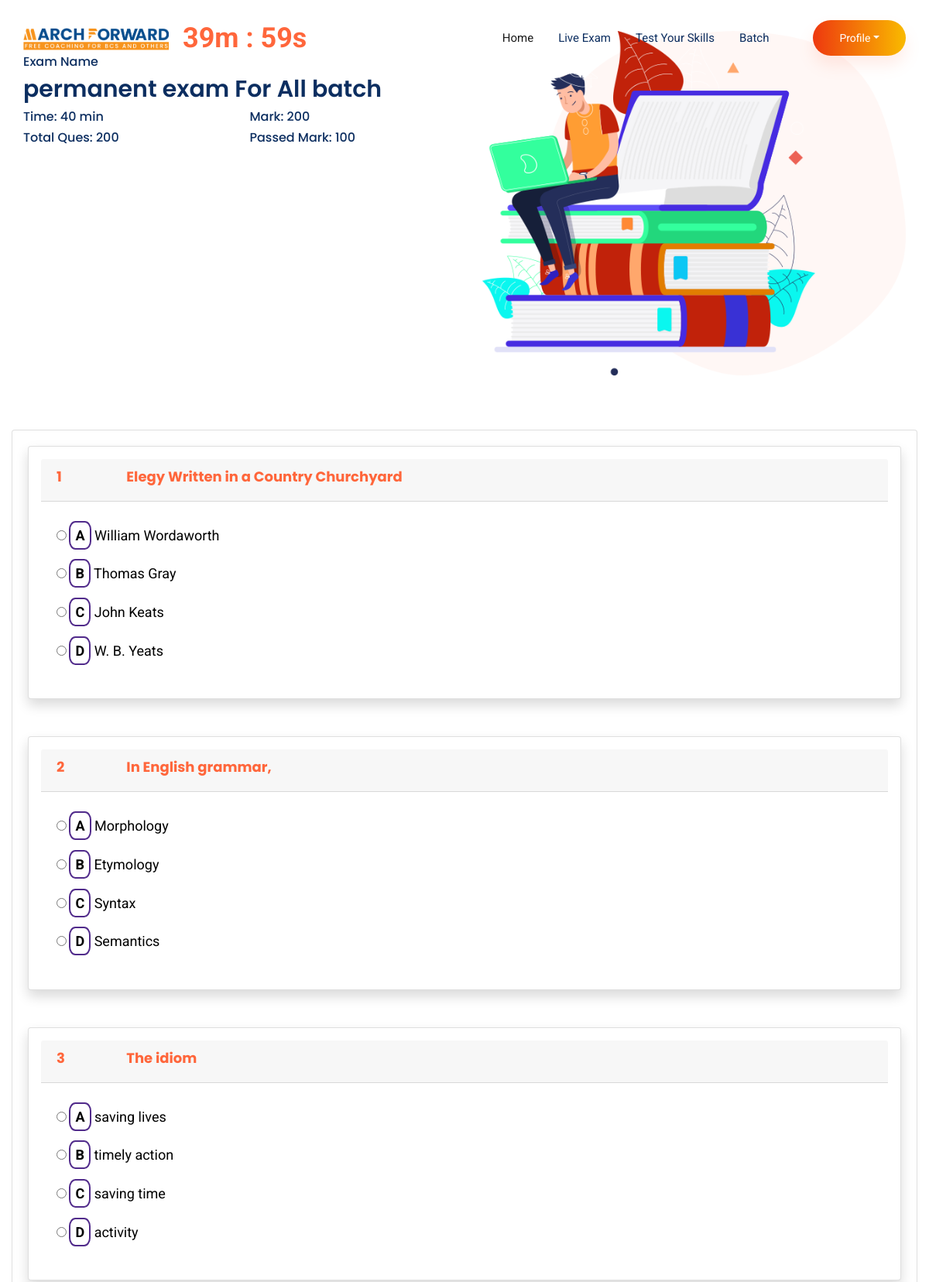
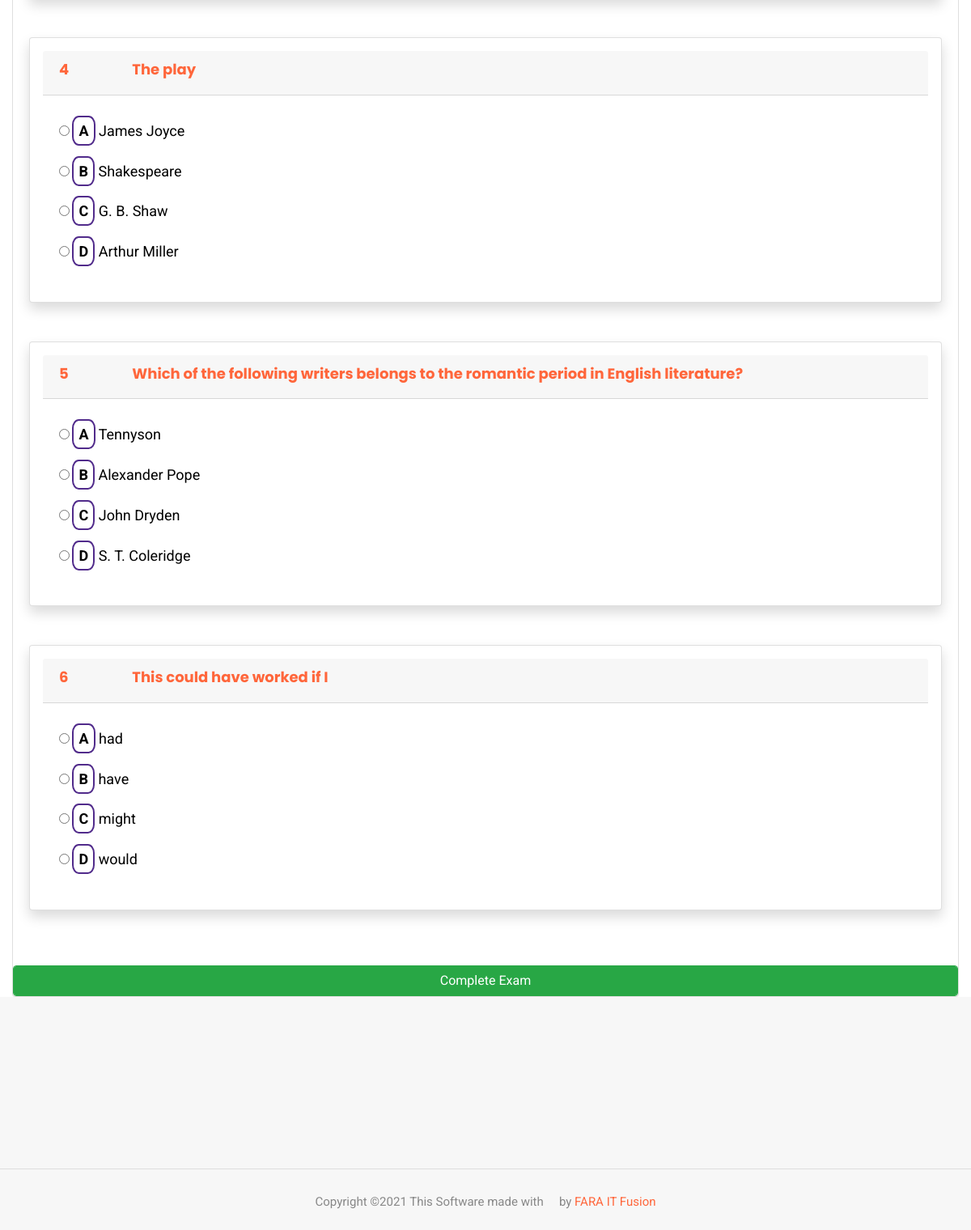
Page /start-permanent-exam.php?examID=4 on the committed database (2 pictures, top to bottom).
### tables this page shows
CREATE TABLE `exam` (
  `id` int(100) NOT NULL,
  `courseID` int(100) NOT NULL,
  `name` varchar(1000) NOT NULL,
  `examTime` int(10) NOT NULL,
  `examStatus` varchar(100) NOT NULL,
  `scheduleDate` varchar(255) NOT NULL,
  `scheduleTime` varchar(100) NOT NULL,
  `examEndTime` varchar(100) NOT NULL,
  `total_mark` varchar(255) NOT NULL,
  `passed_mark` varchar(255) NOT NULL,
  `minQuestionNum` int(100) NOT NULL,
  `maxQuestionNum` int(100) NOT NULL,
  `StartingAction` int(10) NOT NULL,
  `action` varchar(255) NOT NULL,
  `date` timestamp NOT NULL DEFAULT CURRENT_TIMESTAMP ON UPDATE CURRENT_TIMESTAMP
);

CREATE TABLE `questions` (
  `id` int(100) NOT NULL,
  `examID` int(100) NOT NULL,
  `questionName` varchar(5000) NOT NULL,
  `question_number` int(11) NOT NULL,
  `firstOptn` varchar(2000) NOT NULL,
  `secondOptn` varchar(2000) NOT NULL,
  `thirdOptn` varchar(2000) NOT NULL,
  `fourthOptn` varchar(2000) NOT NULL,
  `rightAns` int(5) NOT NULL,
  `mark` varchar(10) NOT NULL,
  `negativeMark` varchar(10) NOT NULL,
  `rightAnsDes` text NOT NULL,
  `date` timestamp NOT NULL DEFAULT CURRENT_TIMESTAMP ON UPDATE CURRENT_TIMESTAMP
);

### backend/functions.php (called while the page is built, shortened)
<?php
include("config.php");
function query($sql){
	global $connection;
	return mysqli_query($connection, $sql);
}
function fetch_array($array){
    return mysqli_fetch_array($array);
}
 ?>

### start-permanent-exam.php (the view, shortened to what this page needs)
<?php
            $examID = $_GET['examID'];
            $query = query("SELECT * FROM `exam` WHERE action='SHOW' AND id='$examID'");
            $rowOfExam = fetch_array($query);
            $exName = $rowOfExam['name'];
            $examTime = $rowOfExam['examTime'];
            $total_mark = $rowOfExam['total_mark'];
            $passed_mark = $rowOfExam['passed_mark'];
            $maxQuestionNum = $rowOfExam['maxQuestionNum'];
     ?>
<!doctype html>
<html lang="en">
<head>
<link rel="stylesheet" href="quize/css/bootstrap.min.css">
<link rel="stylesheet" href="quize/css/animate.css">
<link rel="stylesheet" href="quize/css/owl.carousel.min.css">
<link rel="stylesheet" href="quize/css/themify-icons.css">
<link rel="stylesheet" href="quize/css/flaticon.css">
<link rel="stylesheet" href="quize/css/magnific-popup.css">
<link rel="stylesheet" href="quize/css/slick.css">
<link rel="stylesheet" href="quize/css/style.css">
</head>
<body>
<header class="main_menu home_menu">
<div class="container">
<div class="row align-items-center">
<div class="col-lg-12">
<nav class="navbar navbar-expand-lg navbar-light">
<a class="navbar-brand" href="index.php"> <img src="quize/img/er-1.png" alt="logo" style="width: 188px;"> </a>
<div class="ml-auto" style="border: 2px solid white; border-radius: 10px;"><span id="display" style="color:#FFf;font-size:36px"></span></div>
<div class="collapse navbar-collapse main-menu-item justify-content-end" id="navbarSupportedContent">
<ul class="navbar-nav align-items-center">
<li class="nav-item active">
<a class="nav-link" href="home.php">Home</a>
</li>
<li class="nav-item">
<a class="nav-link" href="all-exam-for-student.php">Live Exam</a>
</li>
<li class="nav-item">
<a class="nav-link" href="students-permanent-exam.php">Test Your Skills</a>
</li>
<li class="nav-item">
<a class="nav-link" href="batch.php">Batch</a>
</li>
<li class="d-none d-lg-block nav-item dropdown">
<a class="btn_1 dropdown-toggle" id="navbarDropdown" data-toggle="dropdown" aria-haspopup="true" aria-expanded="false" href="">Profile</a>
</li>
</ul>
</div>
</nav>
</div>
</div>
</div>
</header>
<section class="advance_feature" id="examMainStart">
        <div class="container">
            <div class="row align-items-sm-center align-items-xl-stretch">
                <div class="col-md-6 col-lg-6">
                    <div class="learning_member_text">
                        <h5>Exam Name</h5>
                        <h2><?php echo $exName; ?></h2>
                        <div class="row">
                            <div class="col-sm-6 col-md-12 col-lg-6 col-6">
                                <div class="learning_member_text_iner">
                                    <h5>Time: <?php echo $examTime; ?> min</h5>
                                </div>
                            </div>
                            <div class="col-sm-6 col-md-12 col-lg-6 col-6">
                                <div class="learning_member_text_iner">
                                    <h5>Mark: <?php echo $total_mark; ?></h5>
                                </div>
                            </div>
                        </div>
                        <div class="row">
                            <div class="col-sm-6 col-md-12 col-lg-6 col-6">
                                <div class="learning_member_text_iner">
                                    <h5>Total Ques: <?php echo $maxQuestionNum; ?></h5>
                                </div>
                            </div>
                            <div class="col-sm-6 col-md-12 col-lg-6 col-6">
                                <div class="learning_member_text_iner">
                                    <h5>Passed Mark: <?php echo $passed_mark; ?></h5>
                                </div>
                            </div>
                        </div>
                    </div>
                </div>
                <div class="col-lg-6 col-md-6">
                    <div class="learning_img">
                        <img src="img/advance_feature_img.png" alt="">
                    </div>
                </div>
            </div>
        </div>
    </section>
            <section class="content">
              <div class="container-fluid">
                <div class="row" id="questionTable">
                  <div class="col-12">
                    <div class="card" >
                      <div class="card-body">
                          <form method="POST" action="" name="MCQuestion">
                          <div class="row">
                              <?php
                                $examID = $_GET['examID'];
                                $query_exam=query("SELECT * FROM `exam` WHERE action='SHOW' AND id='$examID' AND examStatus='Permanent'");
                                $row_exam=fetch_array($query_exam);
                                $exam_id=$row_exam['id'];
                                $query_question=query("select * from questions where examID='$exam_id'  ");
                                $rows = mysqli_num_rows($query_question);
                                if($rows > 0)
                                {
                                    $i = 0;
                                    while($question_row=fetch_array($query_question))
                                    {
                                         $i +=1;
                                        ?>
                                        <div class="col-md-12">
                                        <div class="card shadow p-3 mb-5 bg-white rounded">
                                        <div class="card-header">
                                           <div class="row">
                                               <div class="col-1 col-md-1">
                                               <h4><b><?php echo $question_row['question_number']?></b></h4>
                                           </div>
                                           <div class="col-11 col-md-11">
                                               <h4><b><?php echo $question_row['questionName']?></b></h4>
                                           </div>
                                           </div>
                                           </div>
                                        <div class="card-body">
                                            <input id="firstOption[<?php echo $i;?>]" type="radio" name="selectedOption[<?php echo $i;?>]" value="1"> <label for="firstOption[<?php echo $i;?>]"><p style="margin-top: 7px; font-size: 18px; text-align:justify; color: #000;"><b style="background-color: #fff; border: 2px solid #512B8B; padding: 6px; color: #000; border-radius: 30%;">A</b> <?php echo $question_row['firstOptn']?></p></label><br/>
                                            <input id="secondOption[<?php echo $i;?>]" type="radio" name="selectedOption[<?php echo $i;?>]" value="2"> <label for="secondOption[<?php echo $i;?>]"><p style="margin-top: 7px; font-size: 18px; text-align:justify; color: #000;"><b style="background-color: #fff; border: 2px solid #512B8B; padding: 6px; color: #000; border-radius: 30%;">B</b> <?php echo $question_row['secondOptn']?></p></label><br/>
                                            <input id="thirdOption[<?php echo $i;?>]" type="radio" name="selectedOption[<?php echo $i;?>]" value="3"> <label for="thirdOption[<?php echo $i;?>]"><p style="margin-top: 7px; font-size: 18px; text-align:justify; color: #000;"><b style="background-color: #fff; border: 2px solid #512B8B; padding: 6px; color: #000; border-radius: 30%;">C</b> <?php echo $question_row['thirdOptn']?></p></label><br/>
                                            <input id="fourthOption[<?php echo $i;?>]" type="radio" name="selectedOption[<?php echo $i;?>]" value="4"> <label for="fourthOption[<?php echo $i;?>]"><p style="margin-top: 7px; font-size: 18px; text-align:justify; color: #000;"><b style="background-color: #fff; border: 2px solid #512B8B; padding: 6px; color: #000; border-radius: 30%;">D</b> <?php echo $question_row['fourthOptn']?></p></label>
                                        </div>
                                        </div>
                                        </div>
                                        <?php
                                    }
                                }
                              ?>
                        </div>
                      </div>
                      <div class="row">
                            <div class="col-md-12">
                                <input type="submit" value="Complete Exam" class="btn btn-success form-control" id="MCQuestion" name="CompleteExam">
                            </div>
                    </div>
                  </div>
                </div>
              </div>
            </section>
<footer class="footer-area">
<div class="container-fluid">
<div class="row">
<div class="col-lg-12">
<div class="copyright_part_text text-center">
<div class="row">
<div class="col-lg-12">
<p class="footer-text m-0">
Copyright &copy; This  Software made with <i class="ti-heart" aria-hidden="true"></i> by <a href="https://faraitfusion.com/" target="_blank">FARA IT Fusion</a>
</p>
</div>
</div>
</div>
</div>
</div>
</div>
</footer>
</body>
</html>

### start-permanent-exam.php (style rules this page uses)
@media only screen and (min-width: 825px) { #questionTable { margin-top: -50px !important; } }

### rows in the picture
exam: name "permanent exam For All batch", examTime "40", total_mark "200", maxQuestionNum "200", passed_mark "100"
questions: question_number "1", questionName "Elegy Written in a Country Churchyard", firstOptn "William Wordaworth", secondOptn "Thomas Gray", thirdOptn "John Keats", fourthOptn "W. B. Yeats"
questions: question_number "2", questionName "In English grammar,", firstOptn "Morphology", secondOptn "Etymology", thirdOptn "Syntax", fourthOptn "Semantics"
questions: question_number "3", questionName "The idiom", firstOptn "saving lives", secondOptn "timely action", thirdOptn "saving time", fourthOptn "activity"
questions: question_number "4", questionName "The play", firstOptn "James Joyce", secondOptn "Shakespeare", thirdOptn "G. B. Shaw", fourthOptn "Arthur Miller"
questions: question_number "5", questionName "Which of the following writers belongs to the romantic period in English literature?", firstOptn "Tennyson", secondOptn "Alexander Pope", thirdOptn "John Dryden", fourthOptn "S. T. Coleridge"
questions: question_number "6", questionName "This could have worked if I", firstOptn "had", secondOptn "have", thirdOptn "might", fourthOptn "would"
